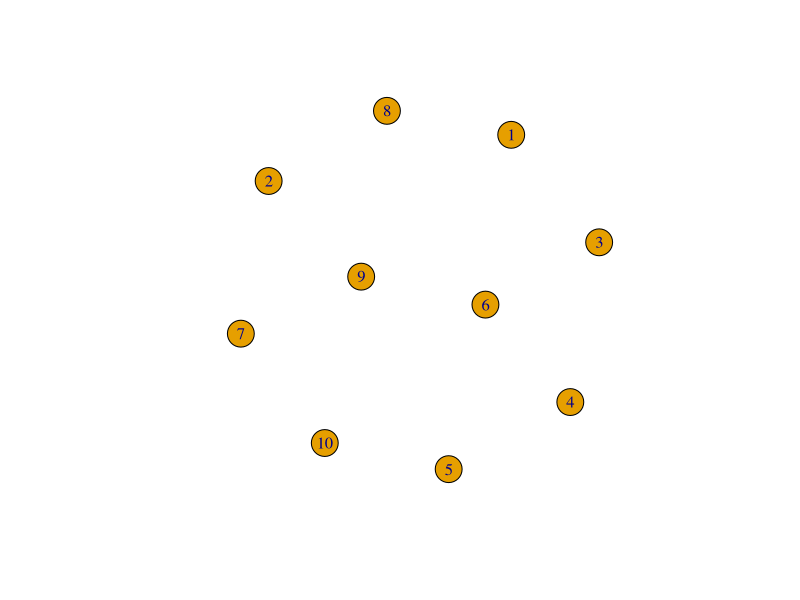
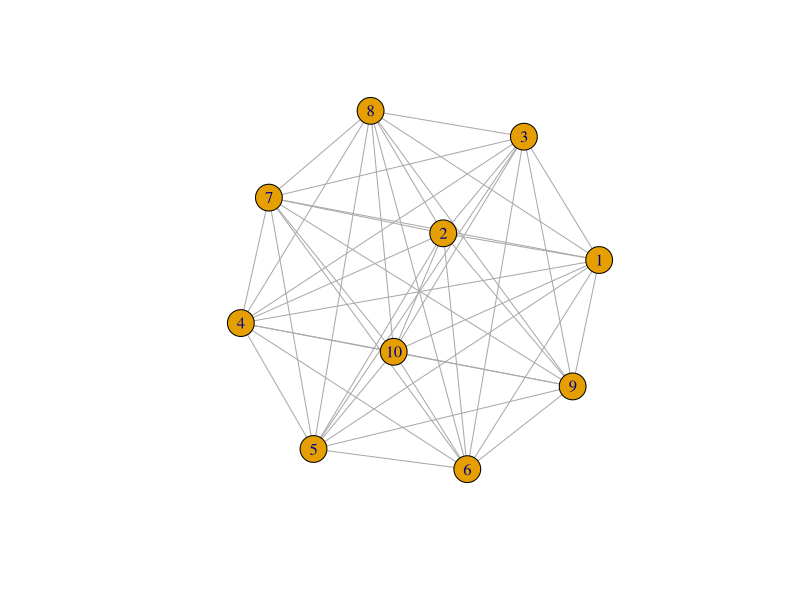
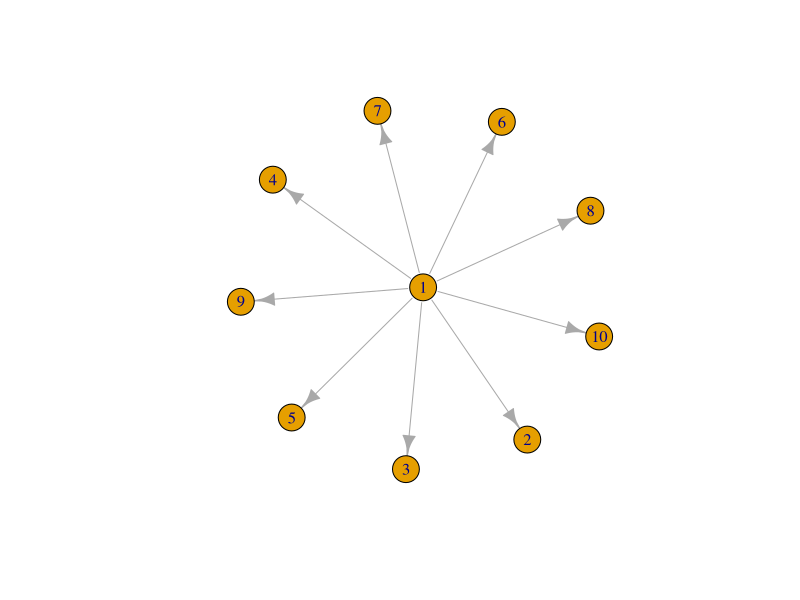
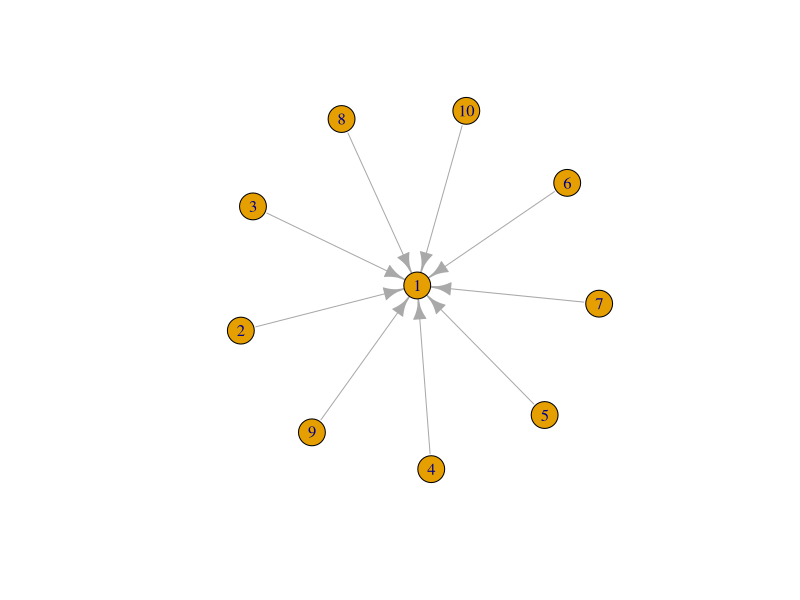
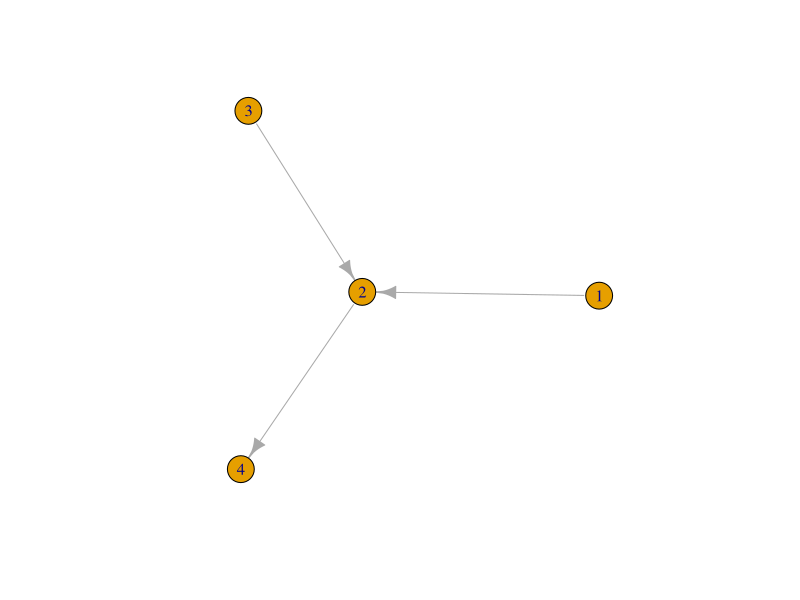
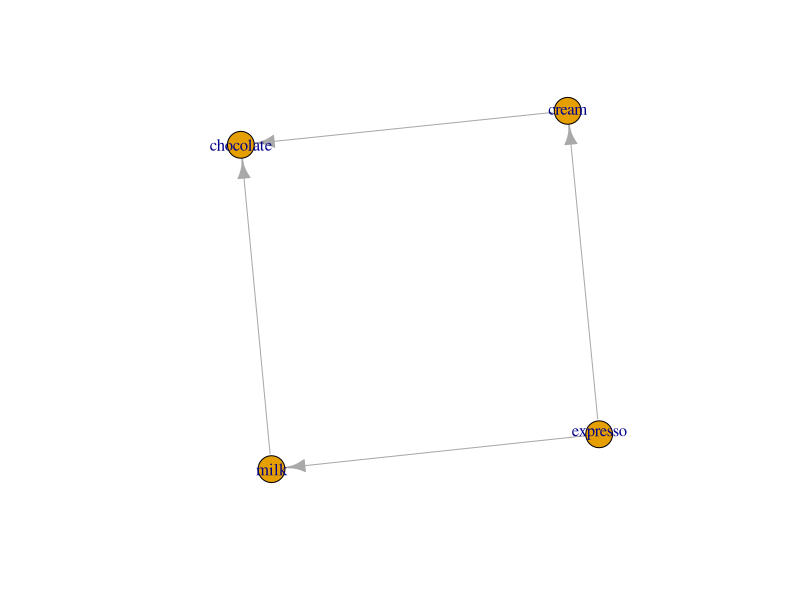
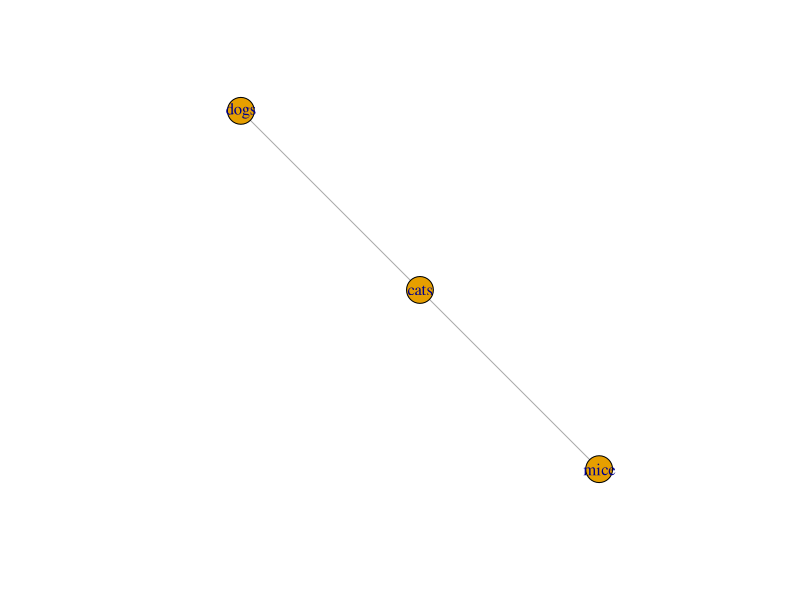

Generate these figures, in order, with R: (Note: this script raises an error after producing the figures.)
## ---- chunk 1
knitr::opts_chunk$set(echo = TRUE,
                      message=FALSE,
                      warning=FALSE)
## ---- chunk 2
#install.packages("igraph")
library(igraph)
## ---- chunk 3
g<-graph.empty(n=10, directed=TRUE)
plot(g)
## ---- chunk 4
g<-graph.full(n=10, directed = FALSE, loops = FALSE)
plot(g)
## ---- chunk 5
g<-graph.star(n=10, mode="out")
plot(g)

g<-graph.star(n=10, mode="in")
plot(g)
## ---- chunk 6
g<-graph.ring(n=10)
## ---- chunk 7
edges <- c(1,2, 3,2, 2,4)
g<-graph(edges, n=max(edges), directed=TRUE)
plot(g)
## ---- chunk 8
g3 <- graph( c("expresso", "milk", "milk", "chocolate", "cream", "chocolate", "expresso", "cream")) # named vertices 
plot(g3)
## ---- chunk 9

plot(graph_from_literal("dogs"---"cats", "cats"---"mice")) # the number of dashes doesn't matter

## ---- chunk 10
E(g3) # The edges of the object

V(g3) # The vertices of the object
## ---- chunk 11
g3[]
## ---- chunk 12
V(g3)$name # automatically generated when we created the network.

V(g3)$calories <- c("male", "male", "male", "male", "female", "female", "male")
E(g3)$type <- "yumminess" # Edge attribute, assign "yumminess" to all edges
E(g3)$weight <- 10 # Edge weight, setting all existing edges to 10
## ---- chunk 13
edge_attr(g3)

## ---- chunk 14
plot(g3, edge.arrow.size=.5, vertex.color="gold", vertex.size=15,
vertex.frame.color="gray", vertex.label.color="black",
vertex.label.cex=0.8, vertex.label.dist=2, edge.curved=0.2)

